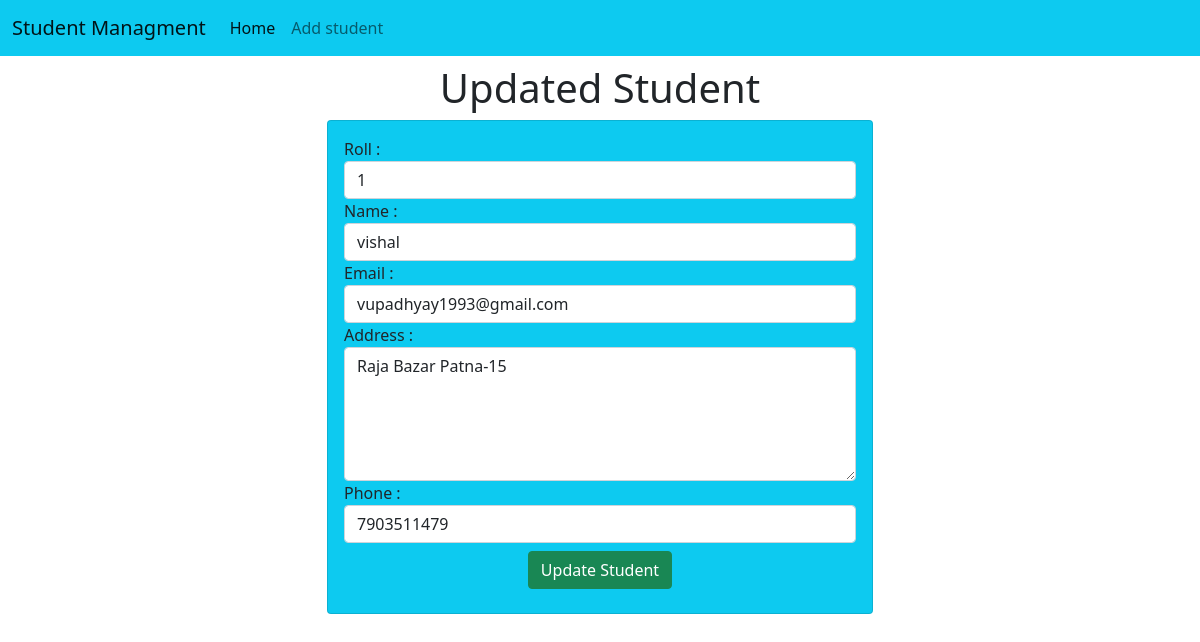
Page /update_std/2 on the committed database.
### api/models.py (models this page shows)
class Student(models.Model):
    roll = models.CharField(max_length=200)
    name = models.CharField(max_length=200)
    email = models.CharField(max_length=100)
    address = models.CharField(max_length=200)
    phone = models.CharField(max_length=15)

### api/views.py (the view)
# urls.py: path('update_std/<int:roll>',views.update_std),
def update_std(request , roll):
    stud = Student.objects.get(pk=roll)
    return render(request ,"update.html",{"stud":stud})

### api/templates/update.html (shortened to what this page needs)
<!doctype html>
<html lang="en">
  <head>
    <link href="https://cdn.jsdelivr.net/npm/bootstrap@5.0.2/dist/css/bootstrap.min.css" rel="stylesheet">
  </head>
  {% include 'navbar.html' %}
  <body>
    <h1 class="text-center my-2">Updated Student</h1>
    <div class="container">
        <div class="row">
            <div class="col-md-6 offset-md-3">
                <div class="card bg-info">
                    <div class="card-body">
                        <form action="/stud/do-update_std/{{stud.id}}" method="POST">
                            <div class="md-3">
                                <lable for="roll"> Roll :</lable>
                            <input type="text" class="form-control" name="roll" placeholder="Enter your roll number" id="roll" required value="{{stud.roll}}">
                            </div>
                            <div class="md-3">
                                <label for="name">Name :</label>
                                <input type="text" placeholder="Enter your name here" id="name" name="name" class="form-control" value="{{stud.name}}">
                            </div>
                            <div class="md-3">
                                <label for="email">Email :</label>
                                <input type="text" placeholder="Enter your email here" id="email" name="email" class="form-control" value="{{stud.email}}">
                            </div>
                            <div class="md-3">
                                <label for="addres">Address :</label>
                                <textarea name="address" id="address" placeholder="Enter your address here " rows="5" class="form-control">{{stud.address}}</textarea>
                            </div>
                            <div class="md-3">
                                <label for="phone">Phone :</label>
                                <input type="text" placeholder="Enter your phone number here" id="phone" name="phone" class="form-control" value="{{stud.phone}}">
                            </div>
                            <div class="container my-2 text-center">
                                <button class="btn btn-success" type="submit">Update Student</button>
                            </div>
                        </form>
                    </div>
                </div>
            </div>
        </div>
    </div>
  </body>
</html>

### rows in the picture
Student: roll "1", name "vishal", email "vupadhyay1993@gmail.com", address "Raja Bazar Patna-15", phone "7903511479"
